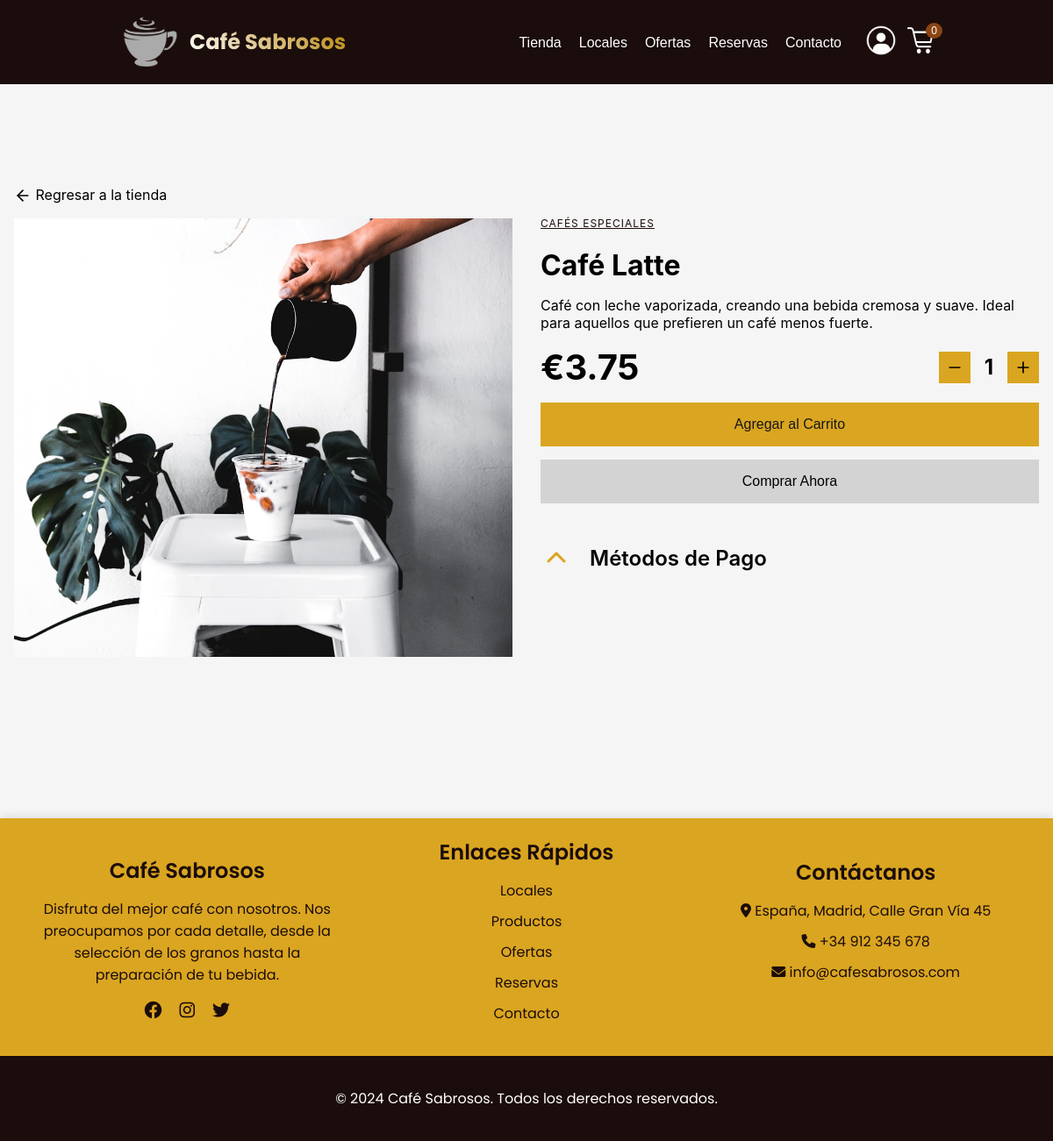
Page /public/productos.php?id=18 on the committed database.
### tables this page shows
CREATE TABLE `producto` (
  `idProducto` int NOT NULL AUTO_INCREMENT,
  `imagen` varchar(255) DEFAULT NULL,
  `nombre` varchar(50) NOT NULL,
  `stock` int NOT NULL,
  `descripcion` text,
  `precio` decimal(10,2) NOT NULL,
  `idCategoria` int NOT NULL,
  PRIMARY KEY (`idProducto`),
  KEY `idx_categoria` (`idCategoria`),
  CONSTRAINT `producto_fk_categoria` FOREIGN KEY (`idCategoria`) REFERENCES `categoria` (`idCategoria`)
);

CREATE TABLE `categoria` (
  `idCategoria` int NOT NULL AUTO_INCREMENT,
  `nombre` varchar(30) NOT NULL,
  PRIMARY KEY (`idCategoria`)
);

### public/productos.php (the view, shortened to what this page needs)
<?php
try {
    $conn = getDbConnection();
    $conn->set_charset('utf8mb4');
    $id_producto = isset($_GET['id']) ? (int)$_GET['id'] : 0;
    $query = $conn->prepare('SELECT * FROM producto WHERE idProducto = ?');
    $query->bind_param('i', $id_producto);
    $query->execute();
    $result = $query->get_result();
    $producto = $result->fetch_assoc();
    $idCategoria = $producto['idCategoria'];
    $queryCategoria = $conn->prepare('SELECT nombre FROM categoria WHERE idCategoria = ?');
    $queryCategoria->bind_param('i', $idCategoria);
    $queryCategoria->execute();
    $resultCategoria = $queryCategoria->get_result();
    $categoria = $resultCategoria->fetch_assoc();
} catch (Exception $e) {
    http_response_code(500);
    echo "Error: " . $e->getMessage();
    exit;
}
?>
<!DOCTYPE html>
<html lang="es">
<head>
    <link rel="stylesheet" href="https://cdnjs.cloudflare.com/ajax/libs/font-awesome/6.0.0-beta3/css/all.min.css">
    <link rel="stylesheet" href="assets/css/productos.css">
    <link rel="stylesheet" href="assets/css/nav.css">
    <link rel="stylesheet" href="assets/css/footer.css">
</head>
<body>
    <header>
        <?php include 'templates/nav.php'; ?>
    </header>
    <div class="container">
        <div class="grid">
            <div class="product-container">
                <div class="back-link">
                    <a href="tienda.php#main-category" class="text-primary" id="back-to-store">
                        <svg class="icon" xmlns="http://www.w3.org/2000/svg" width="24" height="24" viewBox="0 0 24 24" fill="none" stroke="currentColor" stroke-width="2" stroke-linecap="round" stroke-linejoin="round">
                            <path d="m12 19-7-7 7-7"></path>
                            <path d="M19 12H5"></path>
                        </svg>
                        Regresar a la tienda
                    </a>
                </div>
                <div class="product-image-container">
                    <img src="<?= htmlspecialchars($producto['imagen']) ?>" alt="<?= htmlspecialchars($producto['nombre']) ?>" class="product-image">
                </div>
            </div>
            <div class="details-grid">
                <div>
                    <p class="product-category"><?= htmlspecialchars($categoria['nombre']) ?></p>
                    <h1 class="product-title"><?= htmlspecialchars($producto['nombre']) ?></h1>
                    <p class="product-description"><?= htmlspecialchars($producto['descripcion']) ?></p>
                </div>
                <div class="price-container">
                    <div class="product-price">€<?= number_format($producto['precio'], 2) ?></div>
                    <div class="quantity-control">
                        <button class="btn-outline">
                            <svg class="icon" xmlns="http://www.w3.org/2000/svg" width="24" height="24" viewBox="0 0 24 24" fill="none" stroke="currentColor" stroke-width="2" stroke-linecap="round" stroke-linejoin="round">
                                <path d="M5 12h14"></path>
                            </svg>
                        </button>
                        <div class="quantity">1</div>
                        <button class="btn-outline">
                            <svg class="icon" xmlns="http://www.w3.org/2000/svg" width="24" height="24" viewBox="0 0 24 24" fill="none" stroke="currentColor" stroke-width="2" stroke-linecap="round" stroke-linejoin="round">
                                <path d="M5 12h14"></path>
                                <path d="M12 5v14"></path>
                            </svg>
                        </button>
                    </div>
                </div>
                <div class="action-buttons">
                    <button class="btn-lg">Agregar al Carrito</button>
                    <button class="btn-lg btn-outline">Comprar Ahora</button>
                </div>
                <div class="card">
                    <div class="header">
                        <button class="back-button">
                            <i class="fas fa-chevron-left icon"></i>
                        </button>
                        <h3 id="toggle-title">Métodos de Pago</h3>
                    </div>
                    <div class="content">
                    </div>
                </div>
            </div>
        </div>
    </div>
    <?php include 'templates/footer.php'; ?>
</body>
</html>

### public/assets/css/productos.css (style rules this page uses)
* { box-sizing: border-box; }
html, body { height: 100%; margin: 0; font-family: 'Roboto', sans-serif; display: flex; flex-direction: column; background-color: #f5f5f5; }
body { background-color: var(--background); color: var(--foreground); font-family: 'Inter', sans-serif; margin: 0; padding: 0; }
.container { width: 100%; max-width: 1200px; margin: 100px auto 100px auto; padding: 16px; }
.grid { display: grid; grid-template-columns: 1fr; gap: 32px; }
@media (min-width: 768px) { .grid { grid-template-columns: repeat(2, 1fr); } }
.back-link { margin-bottom: 16px; display: ruby; }
.back-link a { color: var(--primary); text-decoration: none; }
.icon { width: 20px; height: 20px; vertical-align: middle; }
.product-container { display: flex; flex-direction: column; justify-content: space-between; }
.product-image-container { flex: 1; display: flex; }
.product-image { width: 100%; height: 500px; object-fit: cover; border-radius: var(--radius); }
.details-grid { display: flex; flex-direction: column; justify-content: space-between; }
.product-category { margin-top: 35px; font-size: 12px; text-decoration: underline; margin-bottom: 8px; color: #1B0C0A; text-transform: uppercase; letter-spacing: 1px; }
.product-title { font-size: 2rem; font-weight: bold; margin-bottom: 8px; }
.product-description { color: var(--muted-foreground); }
.price-container { display: flex; align-items: center; justify-content: space-between; }
.product-price { font-size: 2.5rem; font-weight: bold; }
.quantity-control { display: flex; align-items: center; gap: 16px; }
.quantity { font-size: 1.5rem; font-weight: bold; }
.btn-outline { border: 1px solid var(--border); padding: 8px; border-radius: var(--radius); cursor: pointer; background-color: #DAA520; }
.btn-lg { padding: 16px; font-size: 1rem; background-color: #daa520; color: #181818; border-radius: var(--radius); cursor: pointer; border: none; }
.btn-lg.btn-outline { background-color: lightgrey; color: var(--primary); border: 1px solid var(--border); }
.action-buttons { display: grid; gap: 15px; margin-top: 2vh; }
.card { border-radius: var(--radius); color: var(--card-foreground); width: 100%; overflow: hidden; }
.header { display: flex; align-items: center; padding: 1.5rem; padding-bottom: 0; padding-left: 0; }
.back-button { display: inline-flex; align-items: center; justify-content: center; width: 2.5rem; height: 2.5rem; border-radius: var(--radius); text-align: center; font-size: 0.875rem; font-weight: 500; transition: background-color 0.2s, color 0.2s; border: none; background: transparent; color: var(--foreground); margin-right: 1rem; transform: rotate(90deg); }
.icon { font-size: 1.5rem; transition: transform 0.5s ease; }
h3 { font-size: 1.5rem; font-weight: 600; line-height: 1.25; cursor: pointer; transition: color 0.2s; }
.content { padding: 1.5rem; padding-top: 5px; }
.fa-chevron-left:before { content: "\f053"; color: #DAA520; }

### public/assets/css/nav.css (style rules this page uses)
body { margin: 0; padding: 0; overflow-x: hidden; }

### rows in the picture
producto: imagen (picture), nombre "Café Latte", descripcion "Café con leche vaporizada, creando una bebida cremosa y suave. Ideal para aquellos que prefieren un café menos fuerte.", precio "3.75"
categoria: nombre "CAFÉS ESPECIALES"

### other values in the picture
$productos_text "Tienda"
